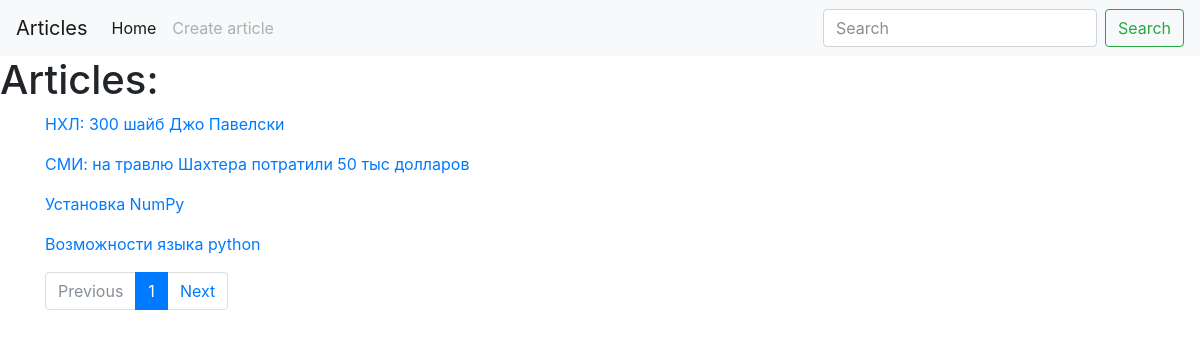
/articles/ (signed in), run on the app's committed database.
### models.py (models this page shows, shortened)
class Post(db.Model):
    id = db.Column(db.Integer, primary_key = True)
    title = db.Column(db.String(140))
    slug = db.Column(db.String(140), unique=True)
    body = db.Column(db.Text)
    timestamp = db.Column(db.DateTime, default=datetime.now())
    authors = db.relationship('User', secondary=authors_join, lazy='joined',
                              backref=db.backref('post',
                                                 lazy='dynamic'))
    tags = db.relationship('Tag', secondary=post_tags,
                           backref= db.backref('post',
                                               lazy='dynamic'))#определяем тип возвразаемых данных

### posts/blueprint.py (the view)
@posts.route('/')
def index():
    q = request.args.get('q')
    page = request.args.get('page')
    if page and page.isdigit():
        page = int(page)
    else:
        page = 1
    if q:
        posts = Post.query.filter(Post.title.contains(q) | Post.body.contains(q)) #.all()
    else:
        posts = Post.query.order_by(Post.timestamp.desc())
    pages = posts.paginate(page=page, per_page=5)
    return render_template('posts/index.html', posts=posts, pages=pages)

### posts/templates/posts/index.html (shortened to what this page needs)
{% extends 'base.html' %}
{% block content_title %}
    <h1>
    Articles:
    </h1>
{% endblock %}
{% block content %}
    {% for post in pages.items %}
        <p>
            <a href="{{ url_for('posts.post_detail', slug=post.slug) }}">{{ post.title }} </a>
        </p>
    {% endfor %}
    <nav>
        <ul class="pagination">
            <li {% if not pages.has_prev %} class="page-item disabled"{% endif %}>
                <a class="page-link" href="./?page={{ pages.prev_num }}" tabindex="-1">Previous</a></li>
            {% for page in pages.iter_pages() %}
                <li {% if page == pages.page %}class="page-item active" {% endif %}>
                    <a class="page-link" href="./?page={{ page }}">{{ page }}<span class="sr-only">(current)</span></a></li>
            {% endfor %}
            <li class="page-item"><a class="page-link" href="./?page={{ pages.next_num }}">Next</a></li>
        </ul>
    </nav>
{% endblock %}

### data on the page
Post: title "НХЛ: 300 шайб Джо Павелски"
Post: title "СМИ: на травлю Шахтера потратили 50 тыс долларов"
Post: title "Установка NumPy"
Post: title "Возможности языка python"

### other printed values
{{ page }} "1"
